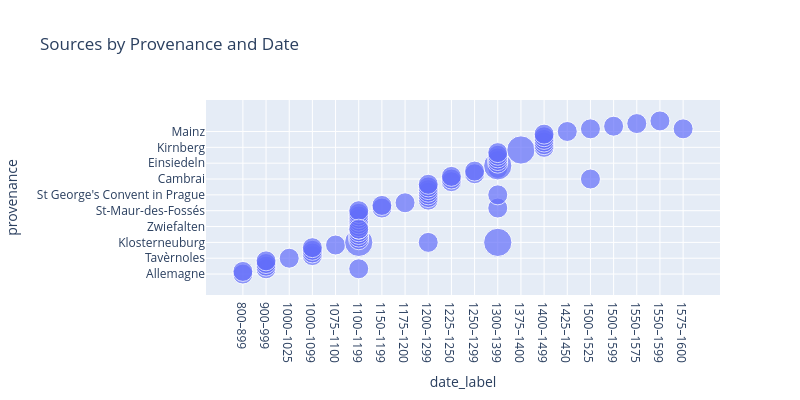

Here is the notebook cell this chart was saved with:
### Code cell
fig = px.scatter(sources_grouped,
             x='date_label',
             y='provenance',
             size='count',
             title='Sources by Provenance and Date',
             width=800, height=400)

# Tell Plotly to keep the x-axis order as-is (don't re-sort alphabetically)
fig.update_xaxes(categoryorder='array', categoryarray=sources_grouped['date_label'].tolist())

fig.show()

### Figure 1 — Plotly figure (JSON) as saved in the notebook; plotly's stock layout.template omitted (floating-point values rounded to 4 significant figures)
{"data": [{"hovertemplate": "date_label=%{x}<br>provenance=%{y}<br>count=%{marker.size}<extra></extra>", "legendgroup": "", "marker": {"color": "#636efa", "size": [1, 1, 1, 1, 1, 1, 1, 1, 1, 1, 1, 1, 2, 1, 1, 1, 1, 1, 1, 1, 1, 1, 1, 1, 1, 1, 1, 1, 1, 1, 1, 1, 1, 1, 1, 1, 1, 1, 1, 1, 1, 1, 1, 2, 1, 2, 1, 1, 1, 1, 1, 1, 1, 2, 1, 1, 1, 1, 1, 1, 1, 1, 1, 1, 1, 1, 1], "sizemode": "area", "sizeref": 0.005, "symbol": "circle"}, "mode": "markers", "name": "", "orientation": "v", "showlegend": false, "type": "scatter", "x": ["800–899", "800–899", "900–999", "900–999", "900–999", "900–999", "1000–1025", "1000–1099", "1000–1099", "1000–1099", "1000–1099", "1075–1100", "1100–1199", "1100–1199", "1100–1199", "1100–1199", "1100–1199", "1100–1199", "1100–1199", "1100–1199", "1100–1199", "1100–1199", "1100–1199", "1100–1199", "1100–1199", "1100–1199", "1100–1199", "1150–1199", "1150–1199", "1175–1200", "1200–1299", "1200–1299", "1200–1299", "1200–1299", "1200–1299", "1200–1299", "1200–1299", "1200–1299", "1225–1250", "1225–1250", "1225–1250", "1250–1299", "1250–1299", "1300–1399", "1300–1399", "1300–1399", "1300–1399", "1300–1399", "1300–1399", "1300–1399", "1300–1399", "1300–1399", "1300–1399", "1375–1400", "1400–1499", "1400–1499", "1400–1499", "1400–1499", "1400–1499", "1400–1499", "1425–1450", "1500–1525", "1500–1525", "1500–1599", "1550–1575", "1550–1599", "1575–1600"], "xaxis": "x", "y": ["Allemagne", "Abbaye Saint-Corneille de Compiègne", "St. Gallen", "France, Château du Mont-Renaud", "St-Martial", "St. Martial", "Tavèrnoles", "Quedlinburg", "Jacobins de la rue Saint-Jacques", "Ascribed to Santo Domingo de Silos (see 'Description' above)", "Santo Domingo de Silos", "Toledo", "Klosterneuburg", "Kremsmünster", "Southern Germany / Austria", "St. Gallen", "Köln", "Weingarten", "Würzburg", "Zwiefalten", "Auch", "Colegiata de Sant Feliu de Girona", "Abbaye royale de Saint-Denis", "France, Nevers, Cathédrale de Nevers", "Saint-Amand", "St-Maur-des-Fossés", "Würzburg", "Prague, St. George Monastery", "Milan", "Marseille", "Klosterneuburg", "Rein", "Esztergom", "St George's Convent in Prague", "Huesca", "Monasterio de San Salvador de Celanova (Ourense)", "Sens", "Tours", "Italy", "Cambrai", "Worcester", "St. Pölten", "Aachen", "Klosterneuburg", "St-Florian", "St-Lambrecht", "Einsiedeln", "Prague, St. George Monastery", "St George's Convent in Prague", "Catedral de Vic (Barcelona)", "Sant Cugat (Barcelona)", "Arras", "Paris", "Tongeren", "Kirnberg", "Pilsen", "Barbastro", "Cataluña o sur de Francia (?)", "Convento de las clarisas de la Santísima Trinidad (Valencia)", "Monasterio no identificado de la Orden de los Cartujos", "Mainz", "Augsburg", "Cambrai", "Hilwartshausen", "Salzinnes", "Spain", "Augsburg"], "yaxis": "y"}], "layout": {"height": 400, "legend": {"itemsizing": "constant", "tracegroupgap": 0}, "title": {"text": "Sources by Provenance and Date"}, "width": 800, "xaxis": {"anchor": "y", "categoryarray": ["800–899", "800–899", "900–999", "900–999", "900–999", "900–999", "1000–1025", "1000–1099", "1000–1099", "1000–1099", "1000–1099", "1075–1100", "1100–1199", "1100–1199", "1100–1199", "1100–1199", "1100–1199", "1100–1199", "1100–1199", "1100–1199", "1100–1199", "1100–1199", "1100–1199", "1100–1199", "1100–1199", "1100–1199", "1100–1199", "1150–1199", "1150–1199", "1175–1200", "1200–1299", "1200–1299", "1200–1299", "1200–1299", "1200–1299", "1200–1299", "1200–1299", "1200–1299", "1225–1250", "1225–1250", "1225–1250", "1250–1299", "1250–1299", "1300–1399", "1300–1399", "1300–1399", "1300–1399", "1300–1399", "1300–1399", "1300–1399", "1300–1399", "1300–1399", "1300–1399", "1375–1400", "1400–1499", "1400–1499", "1400–1499", "1400–1499", "1400–1499", "1400–1499", "1425–1450", "1500–1525", "1500–1525", "1500–1599", "1550–1575", "1550–1599", "1575–1600"], "categoryorder": "array", "domain": [0, 1], "title": {"text": "date_label"}}, "yaxis": {"anchor": "x", "domain": [0, 1], "title": {"text": "provenance"}}}}
